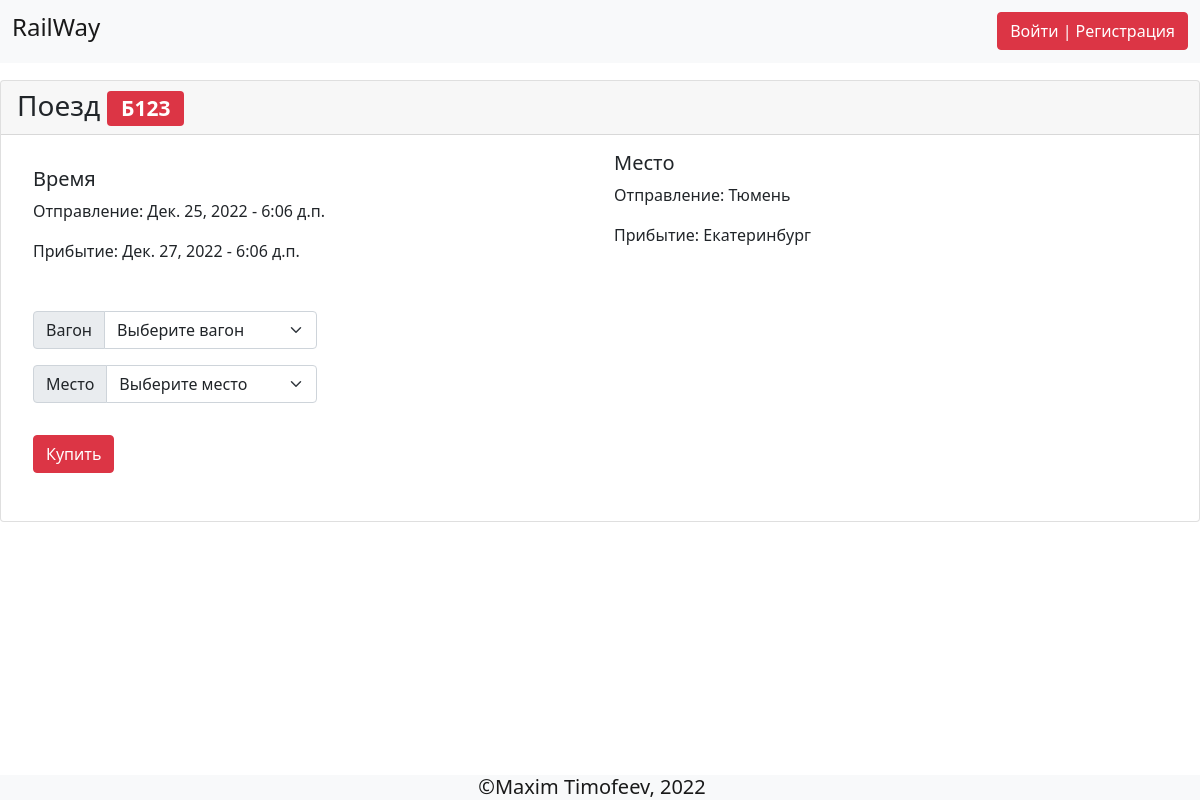
Page /train/b123/ on the committed database.
### rails/models.py (models this page shows, shortened)
class Train(models.Model):
    name = models.CharField(max_length=255)
    slug = models.SlugField(max_length=255, unique=True, db_index=True, verbose_name='URL')
    start_time = models.TimeField()
    end_time = models.TimeField()
    start_date = models.DateField()
    end_date = models.DateField()
    start_city = models.ForeignKey('City', related_name='trains_start', on_delete=models.DO_NOTHING)
    end_city = models.ForeignKey('City', related_name='trains_end', on_delete=models.DO_NOTHING)

class City(models.Model):
    name = models.CharField(max_length=255, db_index=True)
    def __str__(self) -> str:
        return self.name

### rails/views.py (the view)
# urls.py: path('train/<slug:slug>/', vrails.TrainDetailView.as_view(), name='train'),
class TrainDetailView(DataMixin, DetailView):
    model = Train
    template_name = 'railway/train.html'
    context_object_name = 'train'
    def get_context_data(self, *, object_list = None, **kwargs):
        context = super().get_context_data(**kwargs)
        c_def = self.get_user_context()
        return dict(list(context.items()) + list(c_def.items()))

### rails/utlis.py (called while the page is built)
    def get_user_context(self, **kwargs):
        context = kwargs
        return context

### railway/templates/railway/train.html (shortened to what this page needs)
{% extends 'base.html' %}
{% block content %}
<div class="card mb-3">
    <h3 class="card-header">Поезд <span class="badge bg-danger">{{train.name}}</span></h3>
    <div class="card-body">
        <div class="mb-3 d-flex">
            <div class="container-fluid p-3">
                <h5 class="card-title">Время</h5>
                <div class="">
                    <p class="card-text">Отправление: {{train.start_date}} - {{train.start_time}}</p>
                    <p class="card-text">Прибытие: {{train.end_date}} - {{train.end_time}}</p>
                </div>
            </div>
            <div class="container-fluid">
                <h5 class="card-title">Место</h5>
                <p class="card-text">Отправление: {{train.start_city}}</p>
                <p class="card-text">Прибытие: {{train.end_city}}</p>
            </div>
        </div>
        <div class="mb-3 d-flex">
            <form action="{% url 'buy' train.id %}" method="post">
                <div class="input-group m-3">
                    <label class="input-group-text" for="id_carriage">Вагон</label>
                    <select required id="inputGroupSelect01 id_carriage" name="carriage" class="car form-select" aria-label="Default select example">
                        <option selected>Выберите вагон</option>
                      </select>
                </div>
                <divsel  id="sel {{carriage.id}}_select" sel class="input-group m-3">
                    <label class="input-group-text" for="inputGroupSelect02">Место</label>
                    <select id="inputGroupSelect02" required name="places" class="form-select" aria-label="Default select example">
                        <option selected>Выберите место</option>
                      </select>
                </divsel>
                <button class="btn btn-danger m-3"  type="submit">Купить</button>
            </form>
        </div>
    </div>
</div>
{% endblock %}

### rows in the picture
Train: name "Б123", start_date "Дек. 25, 2022", start_time "6:06 д.п.", end_date "Дек. 27, 2022", end_time "6:06 д.п.", start_city "Тюмень", end_city "Екатеринбург"
